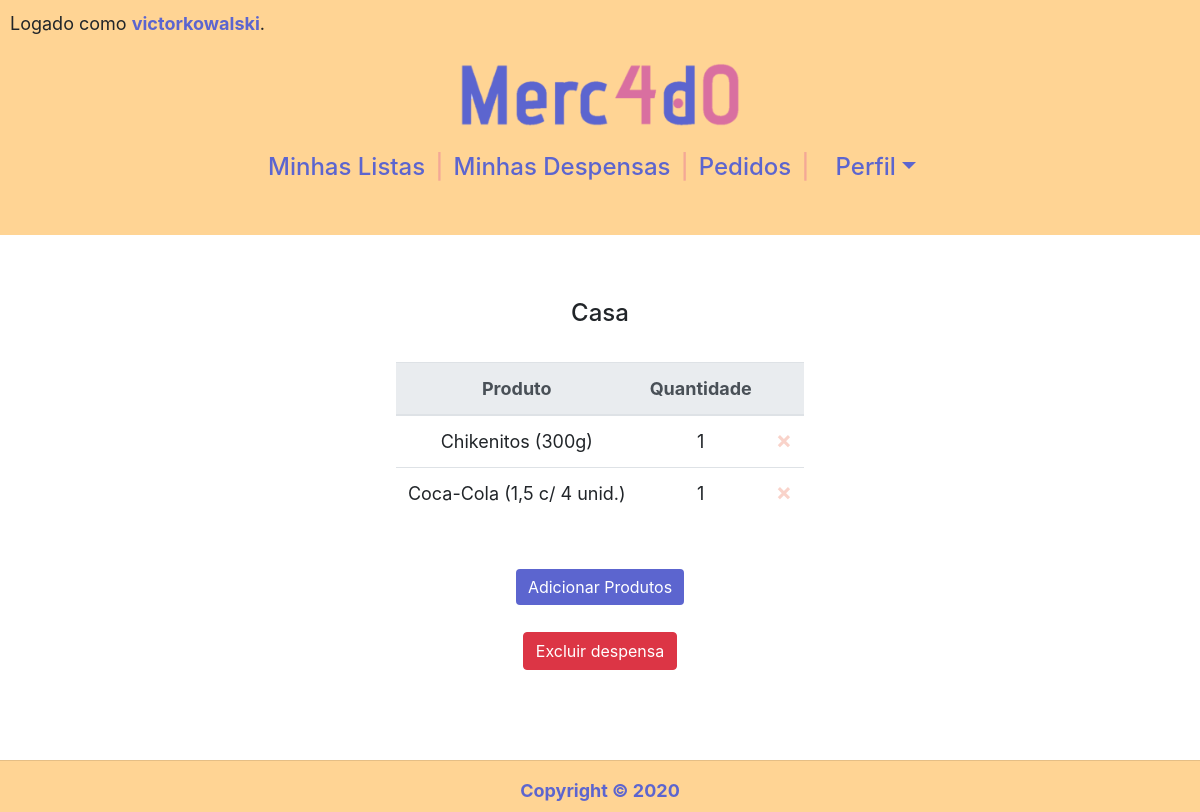
The app's page /acompanhamento/12 (signed in) with its own data.
### compras/models.py (models this page shows, shortened)
class Usuario(AbstractUser):
    cpf = models.CharField(max_length=11)

class Acompanhamento(models.Model):
    nome = models.CharField(max_length=50)
    usuario = models.ForeignKey(Usuario,
                                on_delete=models.CASCADE,
                                related_name="acompanhamentos")

class ProdutoAcompanhamento(models.Model):
    produto = models.ForeignKey(Produto,
                                on_delete=models.CASCADE,
                                related_name="acompanhamentos")
    acompanhamento = models.ForeignKey(Acompanhamento,
                                on_delete=models.CASCADE,
                                related_name="produtos")
    quantidade = models.PositiveIntegerField()

class Produto(models.Model):
    nome = models.CharField(max_length=50)
    img_url = models.URLField(max_length=1000, blank=True)

### compras/views.py (the view, shortened to what this page needs)
# urls.py: path("acompanhamento/<int:id>", views.acompanhamento, name="acompanhamento"),
@login_required(login_url='login')
def acompanhamento(request, id):
    if request.method == "GET":
        produtos = (ProdutoAcompanhamento.objects.filter(acompanhamento=id).order_by('produto__nome'))
        nomeAcompanhamento = Acompanhamento.objects.get(pk=id).nome
        return render(request, 'compras/acompanhamento.html', {
            "produtos": produtos,
            "id": id,
            "nome": nomeAcompanhamento
        })

### compras/templates/compras/acompanhamento.html (shortened to what this page needs)
{% extends "compras/layout.html" %}
{% block body %}
    <h4>{{nome}}</h4>
    <br>
    {% if produtos %}
        <table class="table">
            <thead class="thead-light">
                <tr>
                    <th scope="col">Produto</th>
                    <th scope="col">Quantidade</th>
                    <th scope="col"></th>
                </tr>
            </thead>
            <tbody>
                {% for produto in produtos %}
                    <tr>
                        <td>{{ produto.produto.nome }}</td>
                        <td>{{ produto.quantidade }}</td>
                        <td>
                            <form action="{% url 'acompanhamento' id %}" method="post">
                                <button type="submit" class="close" aria-label="Close">
                                    <span aria-hidden="true">&times;</span>
                                </button>
                            </form>
                        </td>
                    </tr>
                {% endfor %}
            </tbody>
        </table>
        <br><br>
    {% else %}
        <p>Despensa vazia.</p>
        <br>
    {% endif %}
    <form action="{% url 'acompanhamento' id %}" method="post">
        <input type="submit" class="btn btn-primary" value="Adicionar Produtos">
    </form>
    <br>
    <form action="{% url 'acompanhamento' id %}" method="post">
        <input type="submit" class="btn btn-danger" value="Excluir despensa">
    </form>
{% endblock %}

### compras/templates/compras/layout.html (shortened to what this page needs)
{% load static %}
<!DOCTYPE html>
<html lang="en">
<head>
    <link rel="stylesheet" href="https://cdn.jsdelivr.net/npm/bootstrap@4.5.3/dist/css/bootstrap.min.css">
    <link rel="stylesheet" href="{% static 'compras/styles.css' %}">
    <link rel="stylesheet" href="https://cdn.jsdelivr.net/npm/bootstrap-select@1.13.14/dist/css/bootstrap-select.min.css">
</head>
<body>
    <main>
        <header>
        <section>
            {% if user.is_authenticated %}
            <p>Logado como <a id="username" href="{% url 'conta' %}">{{ user.username }}</a>.</p>
            {% else %}
            <p style="color:transparent;">eduardo</p>
            {% endif %}
        </section>
        <h1><a href="{% url 'index' %}"> <img src="{%  static 'compras/LogoMerc4d0.png' %}" id="LogoMerc4d0"></a></h1>
        <h4>
            <nav id=navegacao-principal>
                <ul>
                    {% if not user.is_authenticated %}
                    <li><a href="{% url 'login' %}">Login</a></li>
                    <span>|</span>
                    <li><a href="{% url 'registrar' %}">Registrar-se</a></li>
                    {% else %}
                    <li><a href="{% url 'index' %}">Minhas Listas</a></li>
                    <span>|</span>
                    <li><a href="{% url 'acompanhamentos' %}">Minhas Despensas</a></li>
                    <span>|</span>
                    <li><a href="{% url 'pedidos' %}">Pedidos</a></li>
                    <span>|</span>
                    <li class="nav-item dropdown">
                        <a class="nav-link dropdown-toggle" data-toggle="dropdown" role="button" aria-expanded="false">Perfil</a>
                    </li>
                    {% endif %}
                </ul>
            </nav>
        </h4>
        <br>
        </header>
        <br>
        <br>
        <div class="conteudo">
        {% block body %}
        {% endblock %}
        </div>
    </main>
    <footer >
        <hr>
        Copyright &copy; 2020
    </footer>
</body>
</html>

### compras/static/compras/styles.css (style rules this page uses)
:root { --primary-color: #5c65cf; --secondary-color: #d96fa0; --primary-background: #fffaea; --secondary-background: #f4a896; --tertiary-background: #ffd494; --nav-background:#ffd494; font-family: Montserrat, sans-serif; font-size: 16px; line-height: 1.5em; }
body { font-size: large; height: 100%; min-height: 500px; padding: 0px; }
.conteudo { padding: 10px; }
main { min-height: 93vh; }
section { text-align: left; }
a#username { color: var(--primary-color); font-weight: bold; }
nav#navegacao-principal { justify-content : center; color: var(--primary-color); display: flex; flex-direction: row; }
nav#navegacao-principal ul { margin: 0; padding: 0; }
nav#navegacao-principal li { display: inline-block; padding: 10px; }
a { color: var(--primary-color); }
span { color: var(--secondary-background); }
img#LogoMerc4d0 { width: 280px; }
.btn-primary { background-color: var(--primary-color); border: var(--primary-color); }
body { overflow-x: auto; text-align: center; }
body img { max-width: 100%; }
ul { list-style-type: none; display: table; margin: 0 auto; padding: 0; }
.table { width: auto; display: inline-block; text-align: center; }
footer { clear: both; position: relative; height: 52px; background-color: var(--nav-background); color: var(--primary-color); font-weight: bold; }
body header { background-color:var(--nav-background); padding: 0px; }
header p { padding: 10px; }

### records on screen
Usuario: username "victorkowalski"
Acompanhamento: nome "Casa"
ProdutoAcompanhamento: produto.nome "Chikenitos (300g)", quantidade "1"
ProdutoAcompanhamento: produto.nome "Coca-Cola (1,5 c/ 4 unid.)", quantidade "1"
